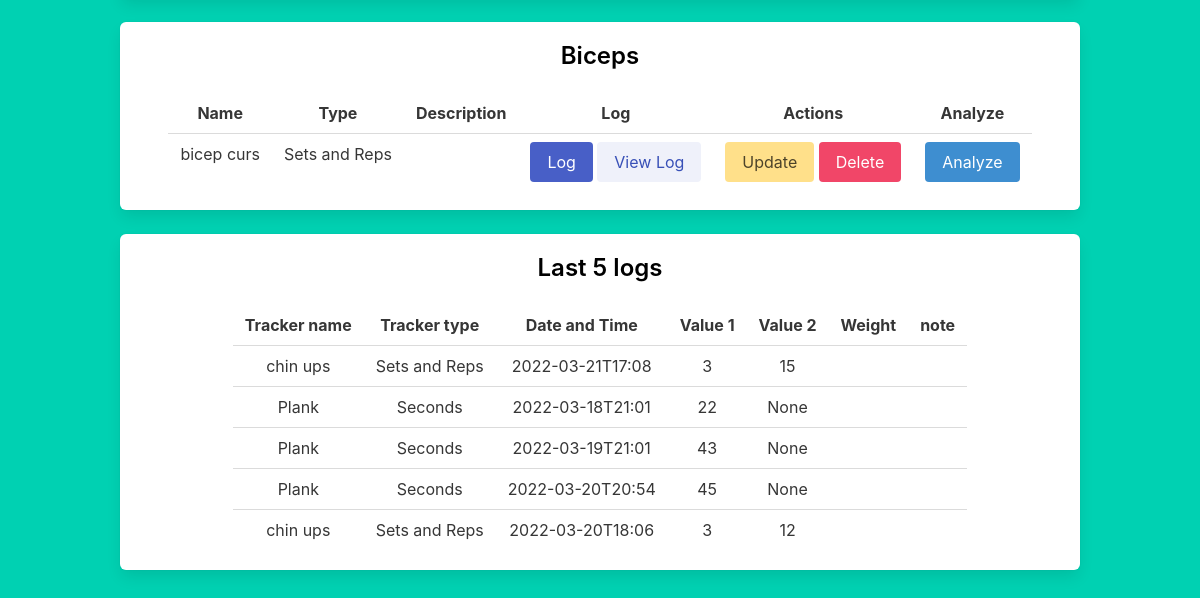
Page /dashboard (signed in, lower part) on the earlier database version.
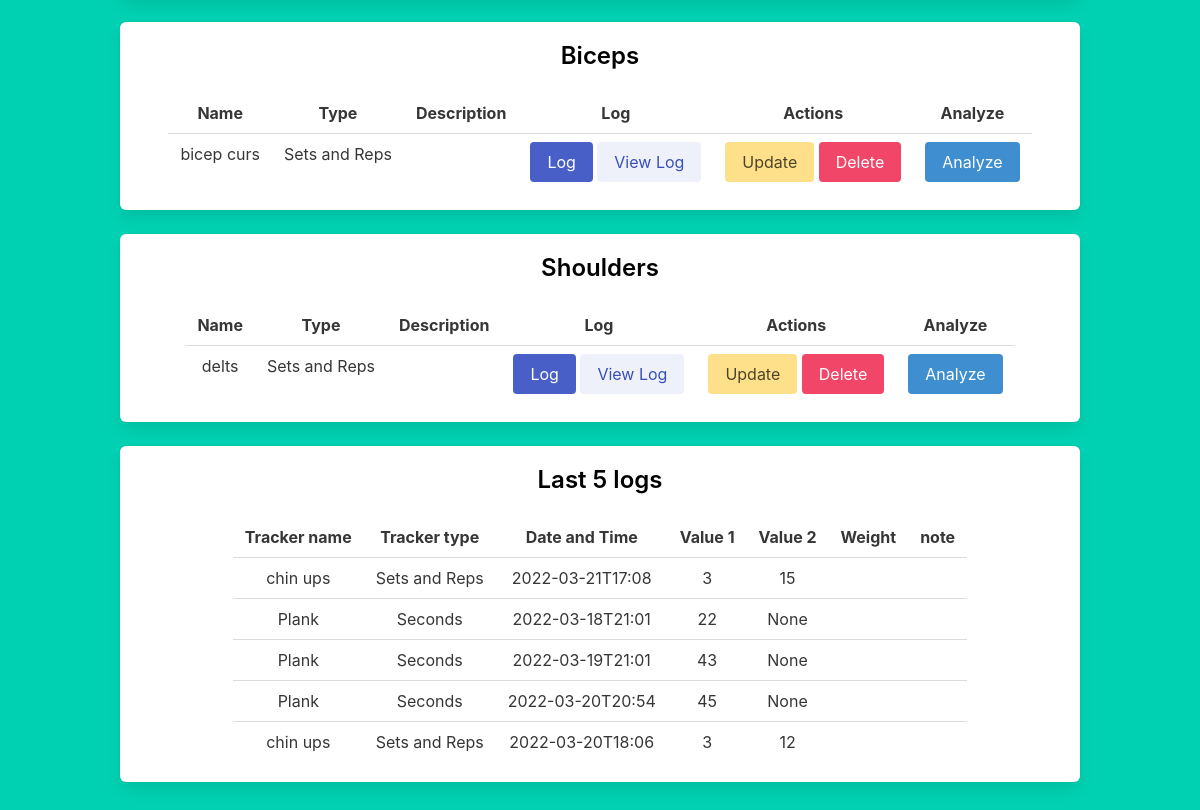
Same page on the later database version.
### main.py (models this page shows)
class tracker(db.Model):
    __tablename__ = 'tracker'
    id = db.Column(db.Integer, primary_key=True,
                   autoincrement=True, nullable=False)
    name = db.Column(db.String, nullable=False)
    option = db.Column(db.String, nullable=False)
    group = db.Column(db.String, nullable=False)
    description = db.Column(db.String)
    u_id = db.Column(db.String, db.ForeignKey(user.id), nullable=False)

class log(db.Model):
    __tablename__ = 'log'
    id = db.Column(db.Integer, primary_key=True,
                   autoincrement=True, nullable=False)
    t_id = db.Column(db.Integer, db.ForeignKey(tracker.id), nullable=False)
    timestamp = db.Column(db.String, nullable=False)
    value_1 = db.Column(db.Integer, nullable=False)
    value_2 = db.Column(db.Integer)
    weight = db.Column(db.Integer)
    note = db.Column(db.String)

### main.py (the view)
@app.route('/dashboard')
def dashboard():
    if 'user' not in session:
        return redirect(url_for('index'))
    username = session['user']
    uid = user.query.filter_by(username=username).first().id
    tids = []
    groups = {}
    trackers = tracker.query.filter_by(u_id=uid).all()
    for t in trackers:
        tids.append(t.id)
        if t.group not in groups.keys():
            groups[t.group] = [copy.copy(t)]
        else:
            groups[t.group].append(copy.copy(t))
    ulogs = db.session.execute(
        'select log.timestamp, log.value_1, log.value_2, log.weight, log.note, tracker.name, tracker.option from log, tracker where log.t_id = tracker.id and log.t_id in (select t.id from user u, tracker t where t.u_id = u.id and u.id={uid}) order by log.id desc limit 5'.format(uid=uid))
    return render_template("dashboard.html", groups=groups, ulogs=ulogs)

### templates/dashboard.html (shortened to what this page needs)
{% extends "layout.html" %} {% block body %}
{% for group in groups.keys() %}
<div class="box">
  <div class="block">
    <h1 class="title is-4" style="color: black">{{ group }}</h1>
  </div>
  <table class="table" , style="margin-left: auto; margin-right: auto">
    <thread>
      <tr>
        <th>Name</th>
        <th>Type</th>
        <th>Description</th>
        <th>Log</th>
        <th>Actions</th>
        <th>Analyze</th>
      </tr>
    </thread>
    {% for tracker in groups[group] %}
    <tr>
      <td>{{tracker.name}}</td>
      <td>{{tracker.option}}</td>
      <td>{{tracker.description}}</td>
      <td>
        <a class="button is-link" href="/log/{{tracker.id}}">Log</a>
        <a class="button is-link is-light" href="/view_log/{{tracker.id}}"
          >View Log</a
        >
      </td>
      <td>
        <a class="button is-warning" href="/update_tracker/{{tracker.id}}"
          >Update</a
        >
        <a class="button is-danger" href="/delete_tracker/{{tracker.id}}"
          >Delete</a
        >
      </td>
      <td><a href="/analyze_tracker/{{tracker.id}}" class="button is-info">Analyze</a></td>
    </tr>
    {% endfor %}
  </table>
</div>
{% endfor %}
<div class="box">
    <div class="block">
      <h1 class="title is-4" style="color: black">Last 5 logs</h1>
    </div>
<table class="table" , style="margin-left: auto; margin-right: auto">
    <thread>
        <tr>
            <th>Tracker name</th>
            <th>Tracker type</th>
          <th>Date and Time</th>
          <th>Value 1</th>
          <th>Value 2</th>
          <th>Weight</th>
          <th>note</th>
        </tr>
      </thread>
    {% for log in ulogs %}
    <tr>
        <td>{{ log.name }}</td>
        <td>{{ log.option }}</td>
        <td>{{ log.timestamp }}</td>
        <td>{{ log.value_1 }}</td>
        <td>{{ log.value_2 }}</td>
        <td>{{ log.weight }}</td>
        <td>{{ log.note }}</td>
    </tr>
    {% endfor %}
</table>
</div>
  {% endblock %}

Differences in the rows shown:
added tracker: group "Shoulders", name "delts", option "Sets and Reps"
